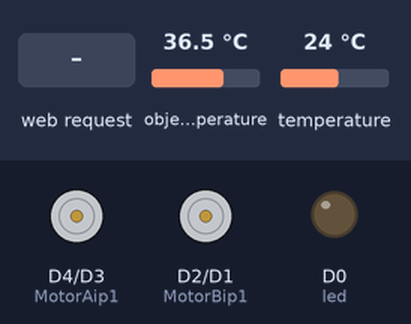
The sketch below on a simulated ESP8266 (NodeMCU). Parts: motor-driver pin pairs drawn as motors (green arrow = first pin HIGH = forward, orange = second pin HIGH = backward, longer = more drive), output pins drawn as LEDs (lit = HIGH). Inputs (shaded band) come from the test bench; at power-on: object temperature 36.5 °C, temperature 24 °C. WiFi joins after 1.5 s; servers stay silent unless stated; what the sketch prints to the serial monitor is not drawn.

Above: at 2.8 s.
2.9 s: HTTP request GET /forward received
At 3.4 s:
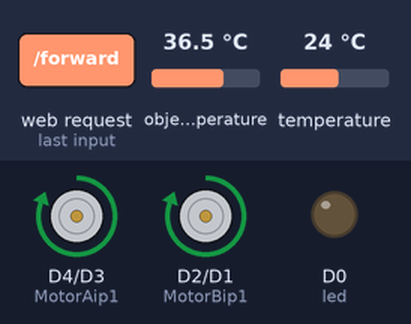
4.4 s: HTTP request GET /reverse received
At 5.6 s:
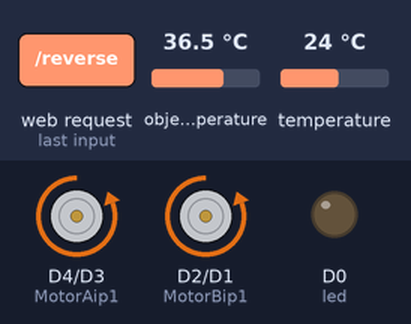
5.9 s: HTTP request GET /left received
At 6.9 s:
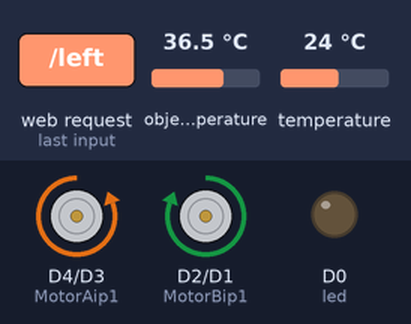
7.4 s: HTTP request GET /right received
At 8.1 s:
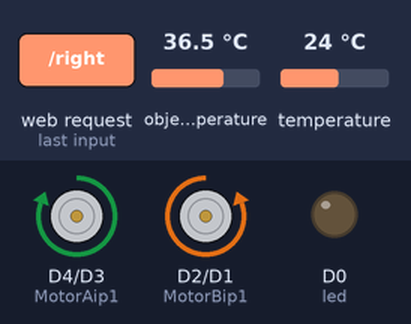
8.9 s: HTTP request GET /temperature received
At 9.2 s:
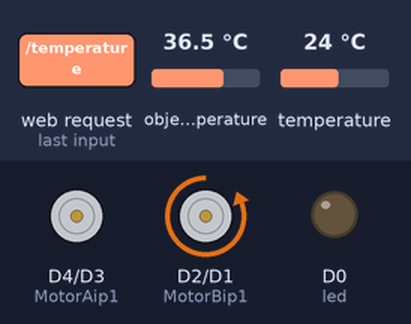
Timing chart, 0 to 11.4 s (numbered marks = the images above; inputs shaded):
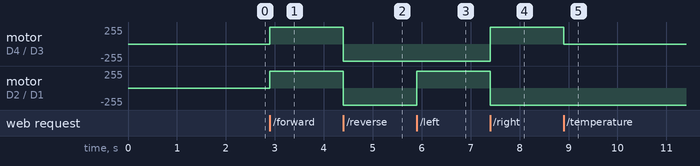

Measured:
- after the input at 2.9 s, motor on D4 (MotorAip1) / D3 (MotorAip2), motor on D2 (MotorBip1) / D1 (MotorBip2): stopped → forward 255/255 at once
- after the input at 4.4 s, motor on D4 (MotorAip1) / D3 (MotorAip2), motor on D2 (MotorBip1) / D1 (MotorBip2): forward 255/255 → backward 255/255 at once
- after the input at 5.9 s, motor on D2 (MotorBip1) / D1 (MotorBip2): backward 255/255 → forward 255/255 at once
- after the input at 7.4 s, motor on D4 (MotorAip1) / D3 (MotorAip2): backward 255/255 → forward 255/255 at once; motor on D2 (MotorBip1) / D1 (MotorBip2): forward 255/255 → backward 255/255 at once
- after the input at 8.9 s, motor on D4 (MotorAip1) / D3 (MotorAip2): forward 255/255 → stopped at once

The sketch:

Testing.ino
```cpp
#include <ESP8266WiFi.h>
#include <Wire.h>
#include<stdio.h>
#include <Adafruit_MLX90614.h>
Adafruit_MLX90614 mlx = Adafruit_MLX90614();

double temp_amb;
double temp_obj;

WiFiClient client;
WiFiServer server(80);
String request;
int MotorAip1 = D4;
int MotorAip2 = D3;
// motor two

void frw();
void rgt();
void rw();
void stp();
void lft();
void temp();
//Left motor
int MotorBip1 = D2;
int MotorBip2 = D1;
int led = D0;
void setup()
{
  // put your setup code here, to run once:
  Serial.begin(9600);
  //Initialize MLX90614
  mlx.begin();
  WiFi.begin("LAPTOP", "7879900833");
  while (WiFi.status() != WL_CONNECTED)
  {
    delay(200);
    Serial.print("..");
  }
  Serial.println();
  Serial.println("NodeMCU is connected!");
  digitalWrite(led,HIGH);
  Serial.println(WiFi.localIP());
  server.begin();
  pinMode(MotorAip1, OUTPUT);
  pinMode(MotorAip2, OUTPUT);
  pinMode(MotorBip1, OUTPUT);
  pinMode(MotorBip2, OUTPUT);
  pinMode(led, OUTPUT);

  digitalWrite(MotorAip1, LOW);
  digitalWrite(MotorAip2, LOW);
  digitalWrite(MotorBip1, LOW);
  digitalWrite(MotorBip2, LOW);
  digitalWrite(led, LOW);
}

void loop()
{
    // Check if a client has connected
  WiFiClient client = server.available();
  if (!client) {
    return;
  }

  // Wait until the client sends some data
  Serial.println("new client");
  while(!client.available()){
    delay(1);
  }

  // Read the first line of the request
  String request = client.readStringUntil('\r');
  Serial.println(request);
  client.flush();

  // Match the request


  if (request.indexOf("/forward") > 0)  {
    frw();

  }
  if (request.indexOf("/reverse") >0)  {
    rw();

  }

   if (request.indexOf("/left") > 0)  {
    lft();

  }
  if (request.indexOf("/right") >0)  {
    rgt();
  }

  if (request.indexOf("/stop") > 0)  {
    stp();
  }
   if (request.indexOf("/temperature") > 0)  {
    temp();
  }

  client.println("HTTP/1.1 200 OK"); //
  client.println("Content-Type: text/html");
  client.println("");
  client.println("<!DOCTYPE HTML>");
  client.println("<html>");
  client.println("<head><meta name=\"viewport\" content=\"width=device-width, initial-scale=1\">");
  client.println("<link rel=\"icon\" href=\"data:,\">");
  client.println("<style>html { font-family: Cairo; display: inline; margin: 0px auto; text-align: center; background-color: ##FAF9F6;}");
//  client.println("button { background-color: #006699; border: none; color: white; padding: 16px 40px;width:200px;");
  client.println("text-decoration: none; font-size: 30px; margin: 2px; cursor: pointer;}");
  client.println("button { background-color: #006699;border: solid black;border-radius: 10px;color: white;padding: 5px;width: 70px;text-decoration: none;font-size: 0.7rem;margin: 2px; cursor: pointer;text-align: center;transition: all 0.5s;}");
  client.println("button:hover {background-color: black;color: white;}");
  client.println(".image{width: auto; height:auto; position: relative;align-items:center;}");
  client.println(".Temperature { background-color: #white; border: solid black 2px; border-radius:  10px; color: black; padding: 16px 40px; width:200px;");
  client.println(".small-underline{width: 9rem;height:.1rem;background-color: #deaa86;margin: 0 auto 1rem auto;}");
  client.println(".big-underline{width: 20rem;height:5px;background-color: #deaa86;}");
  client.println(".line{width:100%;height:1px;border:solid 2px black;}");
  client.println(".te{font-size:20px;color:#ff0000;background-color:#000000;}");
  client.println(".button2 {background-color: #555555;}</style></head>");
  client.println("<body>");
  client.println("<center>");
  client.println("<br>");
  client.println("<div class=\"image\"><img src=\"https://indoreinstitute.com/wp-content/uploads/2021/05/f1.png\"></div>");
  client.println("<h1>Department of Electronics & Communication Engineering</h1>");
  client.println("<h2 class=\"title\">Minor Project : COVID PROTECTIVE ROBOT:- PHASE II</h2>");
  client.println("<div class=\"underline\"><div class=\"small-underline\"></div><div class=\"big-underline\"></div></div>");
  client.println("<br>");
  client.println("<br>");
  client.println("<a href=\"/stop\" width=\"70px\"><button class=\"te\">STOP</button></a>");
  client.println("<a href=\"/forward\"\"><button>FORWARD</button></a><br/>");
  client.println("<a href=\"/reverse\"\"><button>REVERSE</button></a>");
  client.println("<a href=\"/left\"\"><button>LEFT</button></a><br/>");
  client.println("<a href=\"/right\"\"><button>RIGHT</button></a><br/>");
  client.println("<br>");
  client.println("<a href=\"/temperature\"\"><button style=\"background-color: #000000; width: 300px; text-decoration: none; color: #e65715; padding: 5px; border: solid white 5px; border-radius: 0 20px ; font-family: monospace; transition: all 0.5s; font-weight:1000;\"\" class=\"te\">TEMPERATURE</button></a>");
  client.println("<br>");
  client.println("<table class=\"tablea\"><tr><td></td><td><a href=\"/forward\"\"><button>FORWARD</button></a></td><td></td></tr>");
  client.println("<tr><td><a href=\"/left\"\"><button>LEFT</button></a></td><td><a href=\"/stop\" style=\"width:70px\"\"><button>STOP</button></a></td><td><a href=\"/right\"\"><button>RIGHT</button></a></td></tr>");
  client.println("<tr><td></td><td><a href=\"/reverse\"\"><button>REVERSE</button></a><td><td></td></tr></table>");
  if (request.indexOf("/temperature") > 0)  {
    temp();
    client.println("<div class=\"Temperature\">");
    client.print("<h2>Room Temp = </h2>");
    client.println("<h1>");
    client.print(temp_amb );
    client.print(" deg. C</h1>");
    client.print("<div class=\"line\"></div>");
    client.print("<h2>Object temp = </h2>");
    client.println("<h1>");
    client.print(temp_obj);
    client.print(" deg. C</h1></div>");
    client.println("<br>");
  }
  else{

  }
  client.println("<center>");
  client.println("</body>");
  client.println("</html>");
   delay(1);
}

void frw() {
  Serial.println("Forward");
  digitalWrite(MotorAip1, HIGH);
  digitalWrite(MotorAip2, LOW);
  digitalWrite(MotorBip1, HIGH);
  digitalWrite(MotorBip2, LOW);
}

void rw() {
  Serial.println("Reverse");
  digitalWrite(MotorAip1, LOW);
  digitalWrite(MotorAip2, HIGH);
  digitalWrite(MotorBip1, LOW);
  digitalWrite(MotorBip2, HIGH);
}

void lft() {
  Serial.println("Left");
  digitalWrite(MotorAip1, LOW);
  digitalWrite(MotorAip2, HIGH);
  digitalWrite(MotorBip1, HIGH);
  digitalWrite(MotorBip2, LOW);
}
void rgt()
{
  Serial.println("Right");
  digitalWrite(MotorAip1, HIGH);
  digitalWrite(MotorAip2, LOW);
  digitalWrite(MotorBip1, LOW);
  digitalWrite(MotorBip2, HIGH);
}
void stp()
{
  Serial.println("Stop");
  digitalWrite(MotorAip1, LOW);
  digitalWrite(MotorAip2, LOW);
  digitalWrite(MotorBip1, LOW);
  digitalWrite(MotorBip2, LOW);
}
void temp()
{
  temp_amb = mlx.readAmbientTempC();
  temp_obj = mlx.readObjectTempC();
  if(temp_obj > 37) {
   digitalWrite(D4,HIGH);
   Serial.print("Warning...HIGH TEMP...");
   delay(50);}
  else{
    digitalWrite(D4,LOW);
  }

  Serial.print("Room Temp = ");
  Serial.println(temp_amb);
  Serial.print("Object temp = ");
  Serial.println(temp_obj);

}
```
